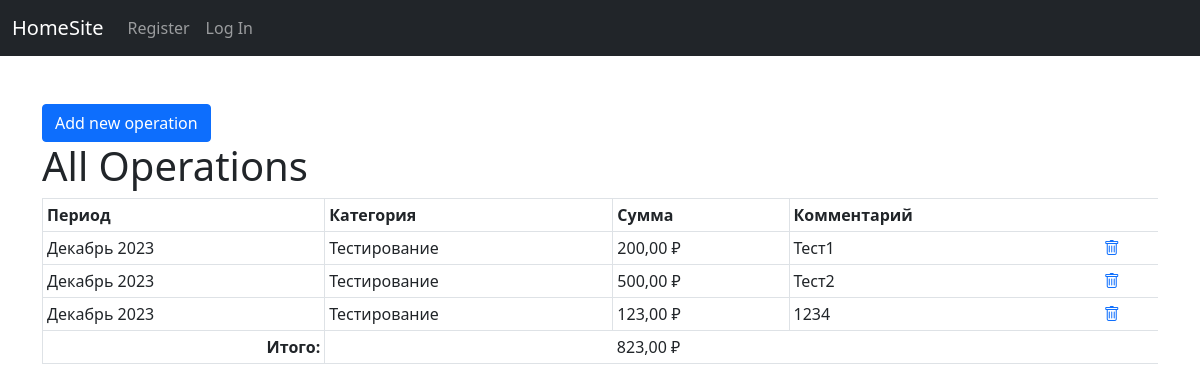
Before: /budget/all_operation with the older database file.
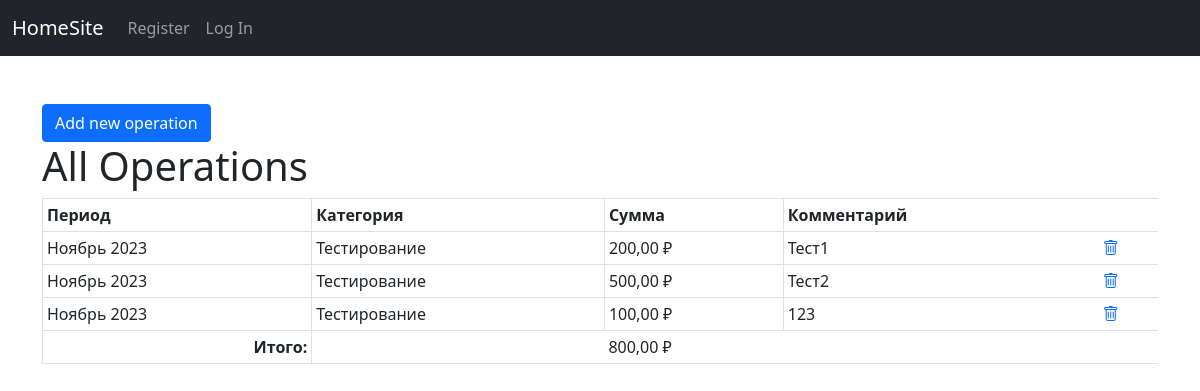
After: the same page with the newer database file.
### budget/models.py (models this page shows, shortened)
class Operation(models.Model):
    operation_date = models.DateField(auto_now=False, auto_now_add=False)
    category = models.ForeignKey(Category, on_delete=models.PROTECT)
    detalisation = models.JSONField(null=True)
    amount = models.DecimalField(decimal_places=2, max_digits=8)
    comment = models.CharField(max_length=250, null=True)

class Category(models.Model):
    DEBIT = "Dr"
    CREDIT = "Cr"
    CAT_TYPE_CHOICES = {
        DEBIT: "Доход",
        CREDIT: "Расход"
    }
    name = models.CharField(max_length=20, unique=True)
    limit = models.DecimalField(decimal_places=2, max_digits=8)
    cat_type = models.CharField(max_length=2, choices=CAT_TYPE_CHOICES, default=CREDIT)
    def __str__(self) -> str:
        return f"{self.name}"

### budget/views.py (the view, shortened to what this page needs)
# urls.py: path("all_operation", views.all_operation, name='all_operation'),
def all_operation(request):
    operations = Operation.objects.all().order_by("operation_date", "category")
    sum_all_operations = Operation.objects.aggregate(all_sum=Sum("amount"))
    if request.method == "POST":
        form = OperationForm(request.POST)
        if form.is_valid():
            form.save()
            messages.success(request, "Added new Operation")
            sum_all_operations = Operation.objects.aggregate(all_sum=Sum("amount"))
            return redirect("budget:all_operation")
    else:
        form = OperationForm()
        return render(
            request,
            "budget/all_operation.html",
            {
                "form": form,
                "operations": operations,
                "all_sum": sum_all_operations["all_sum"],
            },
        )

### budget/templates/budget/all_operation.html (shortened to what this page needs)
{% extends 'base/index.html' %}
{% block navbar %}
    {% include "budget/navbar.html" %}
{% endblock navbar%}
{% block content %}
    <button type="button" class="btn btn-primary" data-bs-toggle="modal" data-bs-target="#addOperationModal">
      Add new operation
    </button>
    <h1> All Operations </h1>
    <table class="table table-bordered table-hover table-sm">
        <thead>
          <tr>
            <th scope="col">Период</th>
            <th scope="col">Категория</th>
            <th scope="col">Сумма</th>
            <th class="border-0" scope="col">Комментарий</th>
          </tr>
        </thead>
        <tbody>
        {% for operation in operations %}
          <tr>
            <td scope="row">{{operation.operation_date|date:'F Y'}}</td>
            <td>{{operation.category}}</td>
            <td>{{operation.amount|floatformat:"2g"}} &#8381;</td>
            <td class="border-0">{{operation.comment}}</td>
            <td class="border-0"><a href={% url "budget:delete_operation" operation.id %}><i class="bi bi-trash"></i></a>
          </tr>
        {% endfor %}
        </tbody>
        <tfoot>
          <th class="text-end"> Итого: </th>
          <td class="border-0">  </td>
          <td class="border-0"> {{all_sum|floatformat:"2g"}} &#8381; </td>
          <td class="border-0"> </td>
        </tfoot>
      </table>
{% endblock content %}

Changed rows visible on the page:
removed Operation: operation_date "Декабрь 2023", category "Тестирование", amount "123,00", comment "1234"
changed Operation "Тест1": operation_date "Декабрь 2023" → "Ноябрь 2023"
changed Operation "Тест2": operation_date "Декабрь 2023" → "Ноябрь 2023"
added Operation: operation_date "Ноябрь 2023", category "Тестирование", amount "100,00", comment "123"
Other visible differences:
{{ all_sum|floatformat:"2g" }}: "823,00" → "800,00"
